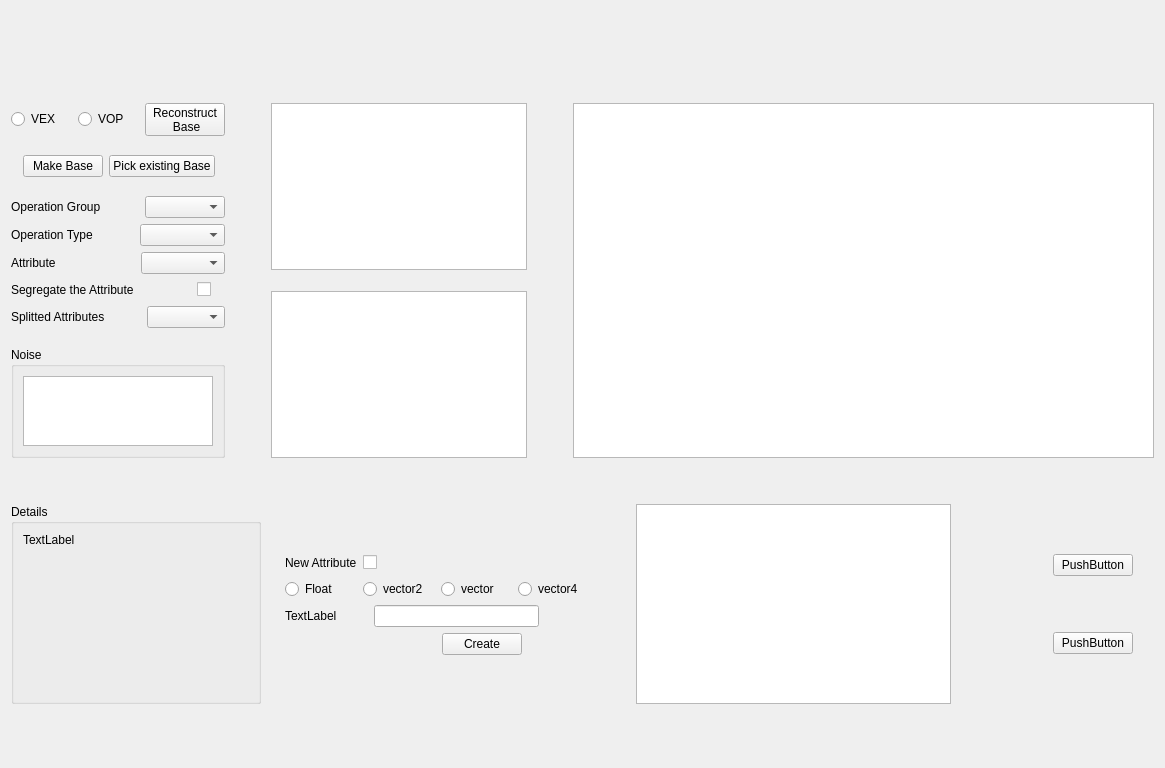
<?xml version="1.0" encoding="UTF-8"?>
<ui version="4.0">
 <class>Form</class>
 <widget class="QWidget" name="Form">
  <property name="geometry">
   <rect>
    <x>0</x>
    <y>0</y>
    <width>1165</width>
    <height>768</height>
   </rect>
  </property>
  <property name="minimumSize">
   <size>
    <width>1154</width>
    <height>768</height>
   </size>
  </property>
  <property name="windowTitle">
   <string>Noizix v1.0.0(beta)</string>
  </property>
  <property name="windowIcon">
   <iconset>
    <normaloff>../../../../../../../../../.designer/backup/noise4.png</normaloff>../../../../../../../../../.designer/backup/noise4.png</iconset>
  </property>
  <layout class="QGridLayout" name="gridLayout_2">
   <item row="0" column="0">
    <layout class="QGridLayout" name="gridLayout">
     <item row="0" column="0">
      <layout class="QVBoxLayout" name="verticalLayout" stretch="8,4,50,0,30,8">
       <item>
        <layout class="QHBoxLayout" name="horizontalLayout_5">
         <item>
          <widget class="QLabel" name="title_label">
           <property name="enabled">
            <bool>true</bool>
           </property>
           <property name="maximumSize">
            <size>
             <width>16777215</width>
             <height>16777215</height>
            </size>
           </property>
           <property name="styleSheet">
            <string notr="true"/>
           </property>
           <property name="lineWidth">
            <number>7</number>
           </property>
           <property name="midLineWidth">
            <number>-5</number>
           </property>
           <property name="text">
            <string/>
           </property>
           <property name="textFormat">
            <enum>Qt::RichText</enum>
           </property>
           <property name="scaledContents">
            <bool>false</bool>
           </property>
           <property name="alignment">
            <set>Qt::AlignCenter</set>
           </property>
           <property name="margin">
            <number>0</number>
           </property>
           <property name="indent">
            <number>22</number>
           </property>
           <property name="openExternalLinks">
            <bool>false</bool>
           </property>
          </widget>
         </item>
        </layout>
       </item>
       <item>
        <layout class="QHBoxLayout" name="horizontalLayout_7">
         <item>
          <widget class="QLabel" name="sel_nodelbl">
           <property name="styleSheet">
            <string notr="true">
font: 75 12pt &quot;Calibri&quot;;
</string>
           </property>
           <property name="text">
            <string/>
           </property>
           <property name="alignment">
            <set>Qt::AlignLeading|Qt::AlignLeft|Qt::AlignVCenter</set>
           </property>
          </widget>
         </item>
        </layout>
       </item>
       <item>
        <layout class="QHBoxLayout" name="horizontalLayout_4" stretch="10,0,0,0,60">
         <item>
          <layout class="QVBoxLayout" name="verticalLayout_2" stretch="5,2,5,0,5,5,5,5,5,5,50">
           <item>
            <layout class="QHBoxLayout" name="horizontalLayout_17">
             <item>
              <widget class="QRadioButton" name="op_vex">
               <property name="text">
                <string>VEX</string>
               </property>
              </widget>
             </item>
             <item>
              <widget class="QRadioButton" name="op_vop">
               <property name="text">
                <string>VOP</string>
               </property>
              </widget>
             </item>
             <item>
              <widget class="QPushButton" name="btn_reconstruct_base">
               <property name="minimumSize">
                <size>
                 <width>0</width>
                 <height>33</height>
                </size>
               </property>
               <property name="maximumSize">
                <size>
                 <width>16777215</width>
                 <height>16777215</height>
                </size>
               </property>
               <property name="text">
                <string>Reconstruct 
 Base</string>
               </property>
              </widget>
             </item>
            </layout>
           </item>
           <item>
            <spacer name="verticalSpacer_4">
             <property name="orientation">
              <enum>Qt::Vertical</enum>
             </property>
             <property name="sizeType">
              <enum>QSizePolicy::Fixed</enum>
             </property>
             <property name="sizeHint" stdset="0">
              <size>
               <width>20</width>
               <height>13</height>
              </size>
             </property>
            </spacer>
           </item>
           <item>
            <layout class="QHBoxLayout" name="horizontalLayout_22">
             <item>
              <spacer name="horizontalSpacer_16">
               <property name="orientation">
                <enum>Qt::Horizontal</enum>
               </property>
               <property name="sizeHint" stdset="0">
                <size>
                 <width>40</width>
                 <height>20</height>
                </size>
               </property>
              </spacer>
             </item>
             <item>
              <spacer name="horizontalSpacer_18">
               <property name="orientation">
                <enum>Qt::Horizontal</enum>
               </property>
               <property name="sizeType">
                <enum>QSizePolicy::Fixed</enum>
               </property>
               <property name="sizeHint" stdset="0">
                <size>
                 <width>12</width>
                 <height>20</height>
                </size>
               </property>
              </spacer>
             </item>
             <item>
              <widget class="QPushButton" name="create_base">
               <property name="text">
                <string>Make Base</string>
               </property>
              </widget>
             </item>
             <item>
              <widget class="QPushButton" name="exist_base">
               <property name="text">
                <string>Pick existing Base</string>
               </property>
              </widget>
             </item>
             <item>
              <spacer name="horizontalSpacer_19">
               <property name="orientation">
                <enum>Qt::Horizontal</enum>
               </property>
               <property name="sizeType">
                <enum>QSizePolicy::Fixed</enum>
               </property>
               <property name="sizeHint" stdset="0">
                <size>
                 <width>10</width>
                 <height>20</height>
                </size>
               </property>
              </spacer>
             </item>
             <item>
              <spacer name="horizontalSpacer_17">
               <property name="orientation">
                <enum>Qt::Horizontal</enum>
               </property>
               <property name="sizeHint" stdset="0">
                <size>
                 <width>40</width>
                 <height>20</height>
                </size>
               </property>
              </spacer>
             </item>
            </layout>
           </item>
           <item>
            <spacer name="verticalSpacer_5">
             <property name="orientation">
              <enum>Qt::Vertical</enum>
             </property>
             <property name="sizeType">
              <enum>QSizePolicy::Fixed</enum>
             </property>
             <property name="sizeHint" stdset="0">
              <size>
               <width>20</width>
               <height>13</height>
              </size>
             </property>
            </spacer>
           </item>
           <item>
            <layout class="QHBoxLayout" name="horizontalLayout_11">
             <item>
              <widget class="QLabel" name="label_2">
               <property name="text">
                <string>Operation Group</string>
               </property>
              </widget>
             </item>
             <item>
              <spacer name="horizontalSpacer_11">
               <property name="orientation">
                <enum>Qt::Horizontal</enum>
               </property>
               <property name="sizeType">
                <enum>QSizePolicy::Fixed</enum>
               </property>
               <property name="sizeHint" stdset="0">
                <size>
                 <width>38</width>
                 <height>20</height>
                </size>
               </property>
              </spacer>
             </item>
             <item>
              <widget class="QComboBox" name="grp_combo"/>
             </item>
            </layout>
           </item>
           <item>
            <layout class="QHBoxLayout" name="horizontalLayout_9">
             <item>
              <widget class="QLabel" name="label_3">
               <property name="text">
                <string>Operation Type</string>
               </property>
              </widget>
             </item>
             <item>
              <spacer name="horizontalSpacer_12">
               <property name="orientation">
                <enum>Qt::Horizontal</enum>
               </property>
               <property name="sizeType">
                <enum>QSizePolicy::Fixed</enum>
               </property>
               <property name="sizeHint" stdset="0">
                <size>
                 <width>38</width>
                 <height>20</height>
                </size>
               </property>
              </spacer>
             </item>
             <item>
              <widget class="QComboBox" name="type_combo"/>
             </item>
            </layout>
           </item>
           <item>
            <layout class="QHBoxLayout" name="horizontalLayout">
             <item>
              <widget class="QLabel" name="label_4">
               <property name="text">
                <string>Attribute</string>
               </property>
              </widget>
             </item>
             <item>
              <spacer name="horizontalSpacer_13">
               <property name="orientation">
                <enum>Qt::Horizontal</enum>
               </property>
               <property name="sizeType">
                <enum>QSizePolicy::Fixed</enum>
               </property>
               <property name="sizeHint" stdset="0">
                <size>
                 <width>40</width>
                 <height>20</height>
                </size>
               </property>
              </spacer>
             </item>
             <item>
              <widget class="QComboBox" name="attrib_combo"/>
             </item>
            </layout>
           </item>
           <item>
            <layout class="QHBoxLayout" name="horizontalLayout_6">
             <item>
              <widget class="QLabel" name="label_5">
               <property name="text">
                <string>Segregate the Attribute</string>
               </property>
              </widget>
             </item>
             <item>
              <spacer name="horizontalSpacer_14">
               <property name="orientation">
                <enum>Qt::Horizontal</enum>
               </property>
               <property name="sizeType">
                <enum>QSizePolicy::Fixed</enum>
               </property>
               <property name="sizeHint" stdset="0">
                <size>
                 <width>57</width>
                 <height>20</height>
                </size>
               </property>
              </spacer>
             </item>
             <item>
              <widget class="QCheckBox" name="attrib_split">
               <property name="text">
                <string/>
               </property>
              </widget>
             </item>
            </layout>
           </item>
           <item>
            <layout class="QHBoxLayout" name="horizontalLayout_8">
             <item>
              <widget class="QLabel" name="label_6">
               <property name="text">
                <string>Splitted Attributes</string>
               </property>
              </widget>
             </item>
             <item>
              <spacer name="horizontalSpacer_3">
               <property name="orientation">
                <enum>Qt::Horizontal</enum>
               </property>
               <property name="sizeType">
                <enum>QSizePolicy::Fixed</enum>
               </property>
               <property name="sizeHint" stdset="0">
                <size>
                 <width>36</width>
                 <height>20</height>
                </size>
               </property>
              </spacer>
             </item>
             <item>
              <widget class="QComboBox" name="attrib_splitted"/>
             </item>
            </layout>
           </item>
           <item>
            <spacer name="verticalSpacer_2">
             <property name="orientation">
              <enum>Qt::Vertical</enum>
             </property>
             <property name="sizeType">
              <enum>QSizePolicy::Fixed</enum>
             </property>
             <property name="sizeHint" stdset="0">
              <size>
               <width>20</width>
               <height>13</height>
              </size>
             </property>
            </spacer>
           </item>
           <item>
            <layout class="QHBoxLayout" name="horizontalLayout_18">
             <item>
              <widget class="QGroupBox" name="groupBox">
               <property name="title">
                <string>Noise</string>
               </property>
               <layout class="QVBoxLayout" name="verticalLayout_6">
                <item>
                 <widget class="QListWidget" name="noise_list"/>
                </item>
               </layout>
              </widget>
             </item>
            </layout>
           </item>
          </layout>
         </item>
         <item>
          <spacer name="horizontalSpacer">
           <property name="orientation">
            <enum>Qt::Horizontal</enum>
           </property>
           <property name="sizeType">
            <enum>QSizePolicy::Fixed</enum>
           </property>
           <property name="sizeHint" stdset="0">
            <size>
             <width>40</width>
             <height>20</height>
            </size>
           </property>
          </spacer>
         </item>
         <item>
          <layout class="QVBoxLayout" name="verticalLayout_7">
           <item>
            <layout class="QHBoxLayout" name="horizontalLayout_23">
             <item>
              <widget class="QListWidget" name="listWidget"/>
             </item>
            </layout>
           </item>
           <item>
            <spacer name="verticalSpacer_3">
             <property name="orientation">
              <enum>Qt::Vertical</enum>
             </property>
             <property name="sizeHint" stdset="0">
              <size>
               <width>20</width>
               <height>40</height>
              </size>
             </property>
            </spacer>
           </item>
           <item>
            <layout class="QHBoxLayout" name="horizontalLayout_24">
             <item>
              <widget class="QListWidget" name="listWidget_2"/>
             </item>
            </layout>
           </item>
          </layout>
         </item>
         <item>
          <spacer name="horizontalSpacer_2">
           <property name="orientation">
            <enum>Qt::Horizontal</enum>
           </property>
           <property name="sizeType">
            <enum>QSizePolicy::Fixed</enum>
           </property>
           <property name="sizeHint" stdset="0">
            <size>
             <width>40</width>
             <height>20</height>
            </size>
           </property>
          </spacer>
         </item>
         <item>
          <widget class="QListWidget" name="list_basic_func"/>
         </item>
        </layout>
       </item>
       <item>
        <spacer name="verticalSpacer">
         <property name="orientation">
          <enum>Qt::Vertical</enum>
         </property>
         <property name="sizeType">
          <enum>QSizePolicy::Fixed</enum>
         </property>
         <property name="sizeHint" stdset="0">
          <size>
           <width>13</width>
           <height>40</height>
          </size>
         </property>
        </spacer>
       </item>
       <item>
        <layout class="QHBoxLayout" name="horizontalLayout_2" stretch="20,40,20,20">
         <item>
          <layout class="QHBoxLayout" name="horizontalLayout_20">
           <item>
            <layout class="QVBoxLayout" name="verticalLayout_11">
             <item>
              <widget class="QGroupBox" name="groupBox_2">
               <property name="minimumSize">
                <size>
                 <width>250</width>
                 <height>0</height>
                </size>
               </property>
               <property name="title">
                <string>Details</string>
               </property>
               <layout class="QVBoxLayout" name="verticalLayout_12">
                <item>
                 <widget class="QLabel" name="label_8">
                  <property name="text">
                   <string>TextLabel</string>
                  </property>
                  <property name="alignment">
                   <set>Qt::AlignLeading|Qt::AlignLeft|Qt::AlignTop</set>
                  </property>
                  <property name="wordWrap">
                   <bool>true</bool>
                  </property>
                 </widget>
                </item>
               </layout>
              </widget>
             </item>
            </layout>
           </item>
           <item>
            <spacer name="horizontalSpacer_20">
             <property name="orientation">
              <enum>Qt::Horizontal</enum>
             </property>
             <property name="sizeType">
              <enum>QSizePolicy::Fixed</enum>
             </property>
             <property name="sizeHint" stdset="0">
              <size>
               <width>18</width>
               <height>20</height>
              </size>
             </property>
            </spacer>
           </item>
           <item>
            <layout class="QVBoxLayout" name="verticalLayout_9">
             <item>
              <layout class="QVBoxLayout" name="verticalLayout_3">
               <property name="leftMargin">
                <number>0</number>
               </property>
               <item>
                <layout class="QHBoxLayout" name="horizontalLayout_15">
                 <item>
                  <widget class="QLabel" name="label_7">
                   <property name="text">
                    <string>New Attribute</string>
                   </property>
                  </widget>
                 </item>
                 <item>
                  <widget class="QCheckBox" name="to_create_attrib">
                   <property name="text">
                    <string/>
                   </property>
                  </widget>
                 </item>
                 <item>
                  <spacer name="horizontalSpacer_15">
                   <property name="orientation">
                    <enum>Qt::Horizontal</enum>
                   </property>
                   <property name="sizeType">
                    <enum>QSizePolicy::Fixed</enum>
                   </property>
                   <property name="sizeHint" stdset="0">
                    <size>
                     <width>213</width>
                     <height>20</height>
                    </size>
                   </property>
                  </spacer>
                 </item>
                </layout>
               </item>
               <item>
                <layout class="QHBoxLayout" name="horizontalLayout_14">
                 <item>
                  <widget class="QRadioButton" name="rad_float">
                   <property name="text">
                    <string>Float</string>
                   </property>
                  </widget>
                 </item>
                 <item>
                  <widget class="QRadioButton" name="rad_vector2">
                   <property name="text">
                    <string>vector2</string>
                   </property>
                  </widget>
                 </item>
                 <item>
                  <widget class="QRadioButton" name="rad_vector">
                   <property name="text">
                    <string>vector</string>
                   </property>
                  </widget>
                 </item>
                 <item>
                  <widget class="QRadioButton" name="rad_vector4">
                   <property name="text">
                    <string>vector4</string>
                   </property>
                  </widget>
                 </item>
                </layout>
               </item>
               <item>
                <layout class="QHBoxLayout" name="horizontalLayout_12">
                 <item>
                  <widget class="QLabel" name="label">
                   <property name="text">
                    <string>TextLabel</string>
                   </property>
                  </widget>
                 </item>
                 <item>
                  <spacer name="horizontalSpacer_8">
                   <property name="orientation">
                    <enum>Qt::Horizontal</enum>
                   </property>
                   <property name="sizeType">
                    <enum>QSizePolicy::Fixed</enum>
                   </property>
                   <property name="sizeHint" stdset="0">
                    <size>
                     <width>31</width>
                     <height>20</height>
                    </size>
                   </property>
                  </spacer>
                 </item>
                 <item>
                  <widget class="QLineEdit" name="export_attrib_enter"/>
                 </item>
                 <item>
                  <spacer name="horizontalSpacer_7">
                   <property name="orientation">
                    <enum>Qt::Horizontal</enum>
                   </property>
                   <property name="sizeType">
                    <enum>QSizePolicy::Fixed</enum>
                   </property>
                   <property name="sizeHint" stdset="0">
                    <size>
                     <width>51</width>
                     <height>20</height>
                    </size>
                   </property>
                  </spacer>
                 </item>
                </layout>
               </item>
               <item>
                <layout class="QHBoxLayout" name="horizontalLayout_13">
                 <item>
                  <spacer name="horizontalSpacer_5">
                   <property name="orientation">
                    <enum>Qt::Horizontal</enum>
                   </property>
                   <property name="sizeHint" stdset="0">
                    <size>
                     <width>40</width>
                     <height>20</height>
                    </size>
                   </property>
                  </spacer>
                 </item>
                 <item>
                  <widget class="QPushButton" name="create_attrib">
                   <property name="text">
                    <string>Create</string>
                   </property>
                  </widget>
                 </item>
                 <item>
                  <spacer name="horizontalSpacer_6">
                   <property name="orientation">
                    <enum>Qt::Horizontal</enum>
                   </property>
                   <property name="sizeType">
                    <enum>QSizePolicy::Fixed</enum>
                   </property>
                   <property name="sizeHint" stdset="0">
                    <size>
                     <width>68</width>
                     <height>20</height>
                    </size>
                   </property>
                  </spacer>
                 </item>
                </layout>
               </item>
              </layout>
             </item>
            </layout>
           </item>
          </layout>
         </item>
         <item>
          <spacer name="horizontalSpacer_4">
           <property name="orientation">
            <enum>Qt::Horizontal</enum>
           </property>
           <property name="sizeType">
            <enum>QSizePolicy::Fixed</enum>
           </property>
           <property name="sizeHint" stdset="0">
            <size>
             <width>40</width>
             <height>20</height>
            </size>
           </property>
          </spacer>
         </item>
         <item>
          <layout class="QHBoxLayout" name="horizontalLayout_10">
           <item>
            <layout class="QHBoxLayout" name="horizontalLayout_16">
             <item>
              <widget class="QListWidget" name="list_attrib"/>
             </item>
            </layout>
           </item>
           <item>
            <spacer name="horizontalSpacer_9">
             <property name="orientation">
              <enum>Qt::Horizontal</enum>
             </property>
             <property name="sizeType">
              <enum>QSizePolicy::Fixed</enum>
             </property>
             <property name="sizeHint" stdset="0">
              <size>
               <width>96</width>
               <height>20</height>
              </size>
             </property>
            </spacer>
           </item>
           <item>
            <layout class="QVBoxLayout" name="verticalLayout_4">
             <item>
              <widget class="QPushButton" name="pushButton_2">
               <property name="text">
                <string>PushButton</string>
               </property>
              </widget>
             </item>
             <item>
              <widget class="QPushButton" name="pushButton_3">
               <property name="text">
                <string>PushButton</string>
               </property>
              </widget>
             </item>
            </layout>
           </item>
          </layout>
         </item>
         <item>
          <spacer name="horizontalSpacer_10">
           <property name="orientation">
            <enum>Qt::Horizontal</enum>
           </property>
           <property name="sizeType">
            <enum>QSizePolicy::Fixed</enum>
           </property>
           <property name="sizeHint" stdset="0">
            <size>
             <width>21</width>
             <height>20</height>
            </size>
           </property>
          </spacer>
         </item>
        </layout>
       </item>
       <item>
        <layout class="QHBoxLayout" name="horizontalLayout_3"/>
       </item>
      </layout>
     </item>
    </layout>
   </item>
  </layout>
 </widget>
 <resources>
  <include location="qt_resource.qrc"/>
 </resources>
 <connections/>
</ui>
